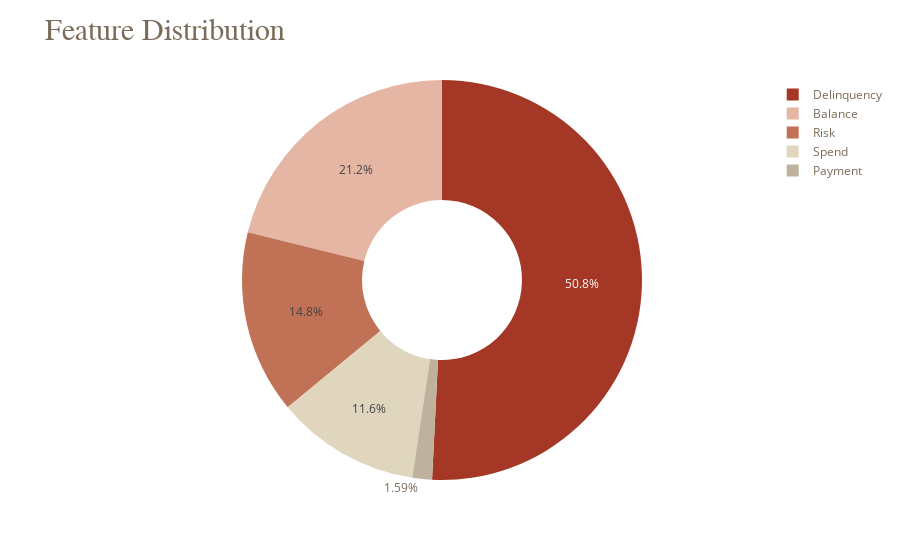

Notebook cell for this chart:
### Code cell
labels =['Delinquency', 'Spend', 'Payment', 'Balance', 'Risk']
values = [len(delinquency_features), len(spend_features), len(payment_features), len(balance_features), len(risk_features)]

# First Plot
fig = go.Figure(data=[go.Pie(
    labels=labels,
    values=values,
    hole=.4
)])

fig.update_traces(
    marker=dict(colors=['#a43725', '#e0d5bd', '#beb29e', '#E6b6a4', '#c07156'])
)

large_title_format = "<span style='font-size:30px; font-family:Times New Roman'>Feature Distribution</span>"
small_title_format = "<b><span style='font-size:14px; font-family:Helvetica'></b></span>"

layout = dict(
    title = large_title_format + small_title_format,
    font =dict(color = '#7B6B59'),
    showlegend = True,
    margin = dict(t=80, pad=0),
)
fig['layout'].update(layout)

fig.show()

### Figure 1 — Plotly figure (JSON) as saved in the notebook; plotly's stock layout.template omitted (floating-point values rounded to 4 significant figures)
{"data": [{"hole": 0.4, "labels": ["Delinquency", "Spend", "Payment", "Balance", "Risk"], "marker": {"colors": ["#a43725", "#e0d5bd", "#beb29e", "#E6b6a4", "#c07156"]}, "type": "pie", "values": [96, 22, 3, 40, 28]}], "layout": {"font": {"color": "#7B6B59"}, "margin": {"pad": 0, "t": 80}, "showlegend": true, "title": {"text": "<span style='font-size:30px; font-family:Times New Roman'>Feature Distribution</span><b><span style='font-size:14px; font-family:Helvetica'></b></span>"}}}
